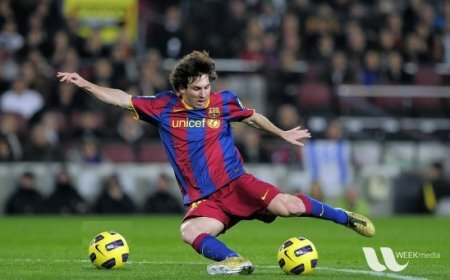
#> input picture test_bj/testimage_2.jpg, 450 x 280 px
$ python '좌표테스트.py'
#> lines starting #> are read from the running program, lines starting #| are printed output that depends on the picture
import numpy as np
import math, cv2

test = cv2.imread("testimage_2.jpg", cv2.IMREAD_COLOR)
#> test is the input picture: shape (280, 450, 3); mean B, G, R 72.3, 85.8, 82.3
testarr = np.array(test)
#cv2.imshow("Hello",test)
print(testarr.shape)
#| (280, 450, 3)
print(testarr[0, 0])
#| [37 40 48]
print(testarr[279, 449])
#| [ 52 125  85]

divide_img = test[0:100,0:100]
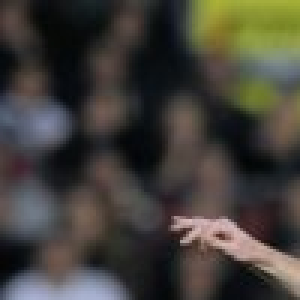
#> divide_img: shape (100, 100, 3) (shown 3 times larger); mean B, G, R 57.7, 64, 66.9
cv2.imshow("Hello2", divide_img)
cv2.waitKey()
